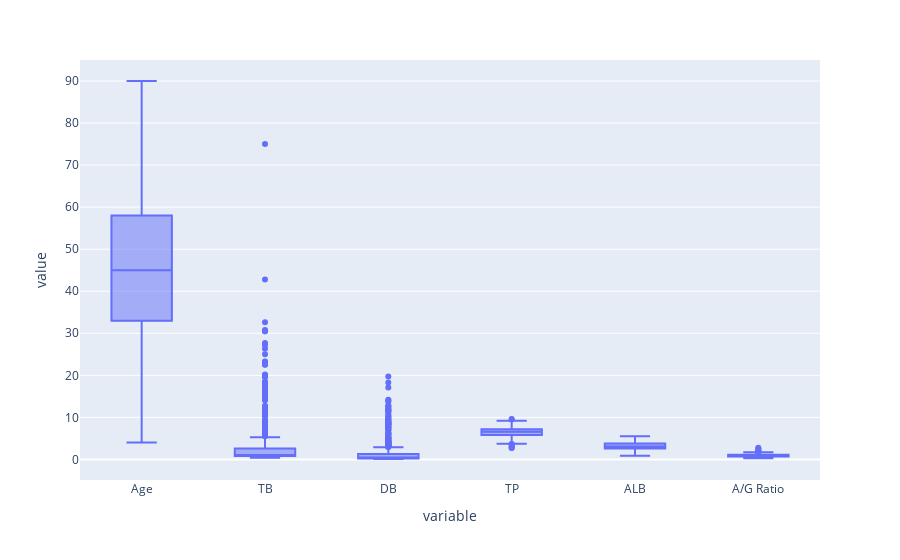

Notebook code cell kept with this figure:
### Code cell
px.box(df[['Age','TB','DB','TP','ALB', 'A/G Ratio']])

### Figure 1 — Plotly figure (JSON) as saved in the notebook; plotly's stock layout.template omitted (floating-point values rounded to 4 significant figures; data arrays with more than 128 entries replaced by an {"elided": "..."} marker saying what was removed)
{"data": [{"alignmentgroup": "True", "hovertemplate": "variable=%{x}<br>value=%{y}<extra></extra>", "legendgroup": "", "marker": {"color": "#636efa"}, "name": "", "notched": false, "offsetgroup": "", "orientation": "v", "showlegend": false, "type": "box", "x": {"elided": "3498 str values"}, "x0": " ", "xaxis": "x", "y": {"elided": "3498 float values"}, "y0": " ", "yaxis": "y"}], "layout": {"boxmode": "group", "legend": {"tracegroupgap": 0}, "margin": {"t": 60}, "xaxis": {"anchor": "y", "domain": [0, 1], "title": {"text": "variable"}}, "yaxis": {"anchor": "x", "domain": [0, 1], "title": {"text": "value"}}}}
